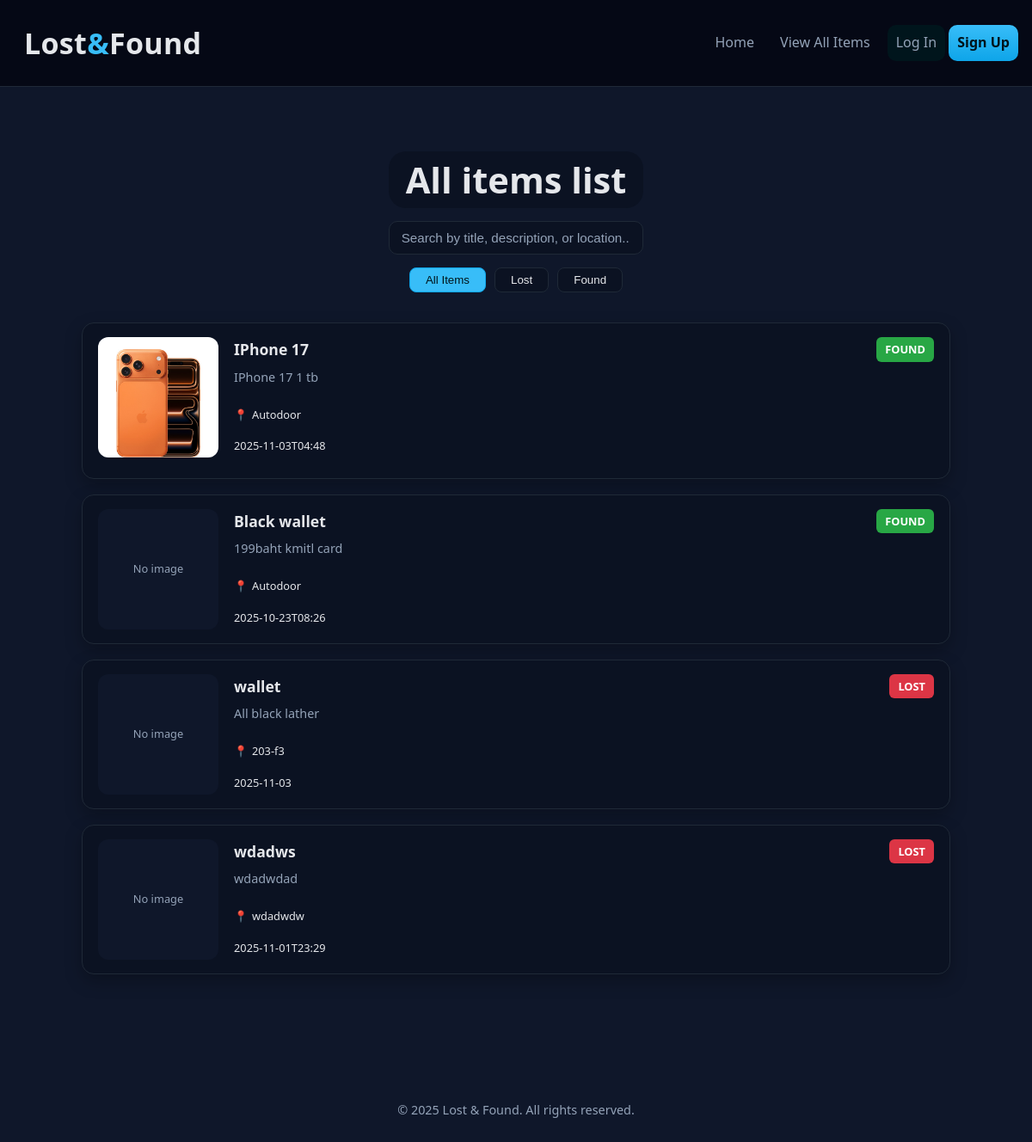
The page /items on the database as committed earlier.
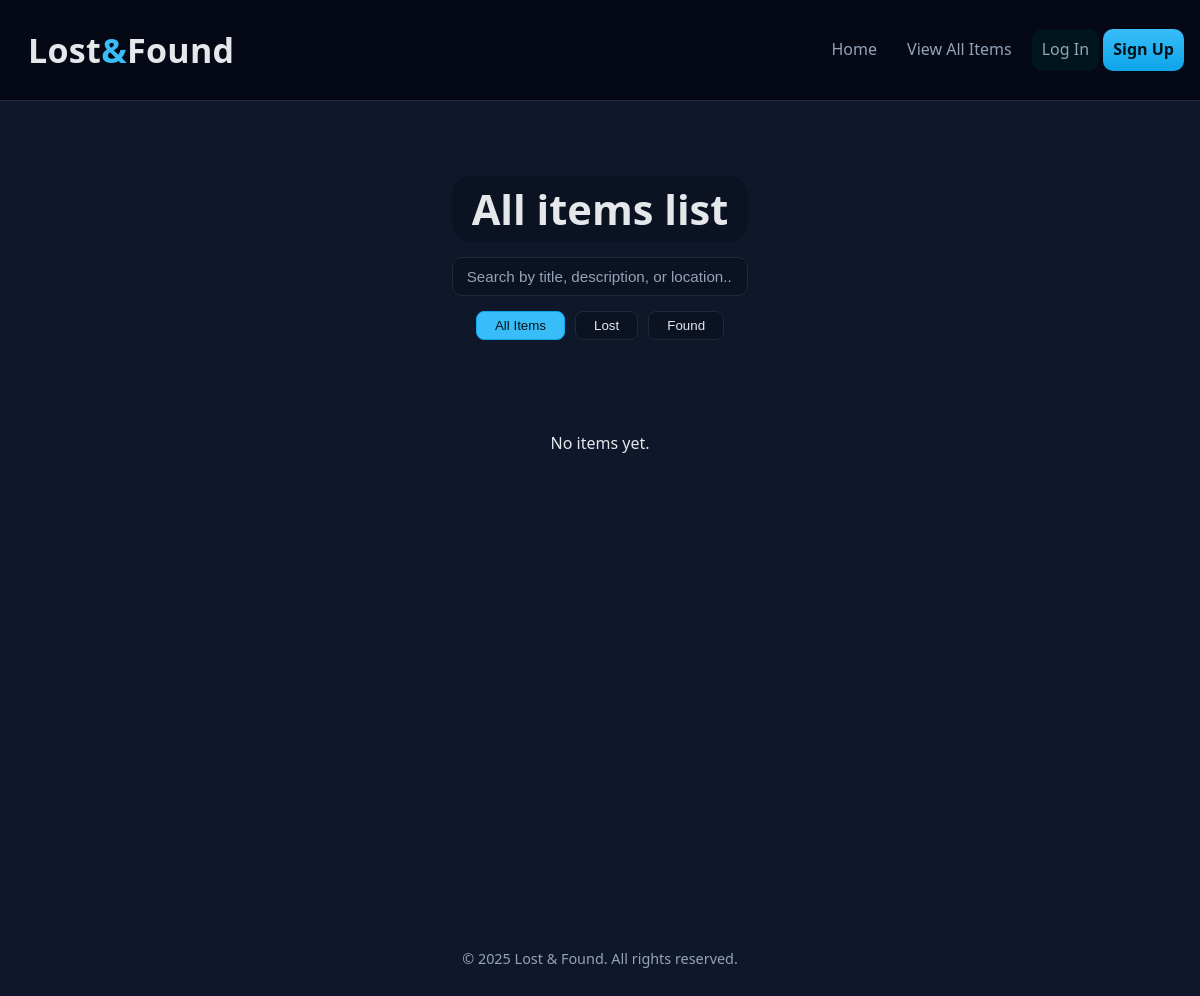
The same page on the database as committed later.
### tables this page shows
CREATE TABLE items (
    id INTEGER PRIMARY KEY AUTOINCREMENT,
    title TEXT NOT NULL,
    description TEXT,
    location TEXT,
    date TEXT,
    type TEXT,
    image TEXT,
    created_at TEXT,
    latitude REAL,
    longitude REAL,
    contact TEXT
);

### app.py (the view)
@app.route('/items')
def items():
    conn = sqlite3.connect('lostandfound.db')
    conn.row_factory = sqlite3.Row
    c = conn.cursor()
    c.execute("SELECT * FROM items ORDER BY id DESC")
    items = c.fetchall()
    conn.close()
    return render_template('items.html', items=items)

### templates/items.html (shortened to what this page needs)
{% extends "layout.html" %}
{% block content %}
<main class="items-page">
  <section class="items-hero">
    <div class="items-hero-inner">
      <h1>All items list</h1>
      <div class="items-search">
        <input type="text" id="search-input" placeholder="Search by title, description, or location...">
      </div>
      <div class="items-filters">
        <button class="filter-btn active" data-filter="all">All Items</button>
        <button class="filter-btn" data-filter="Lost">Lost</button>
        <button class="filter-btn" data-filter="Found">Found</button>
      </div>
    </div>
  </section>
  <section class="items-grid" id="items-grid">
    {% for item in items %}
    <article class="item-card"
      data-type="{{ item['type'] }}"
      data-title="{{ item['title']|lower }}"
      data-desc="{{ (item['description'] or '')|lower }}"
      data-location="{{ (item['location'] or '')|lower }}">
      <div class="item-card-left">
        {% if item["image"] %}
        <img src="{{ url_for('static', filename='uploads/' + item['image']) }}"
             alt="{{ item['title'] }}"
             class="item-thumb">
        {% else %}
        <div class="item-thumb placeholder">No image</div>
        {% endif %}
      </div>
      <div class="item-card-body">
        <div class="item-card-top">
          <h2>{{ item["title"] }}</h2>
          {% if item["type"] == "Lost" %}
          <span class="badge badge-lost">LOST</span>
          {% elif item["type"] == "Found" %}
          <span class="badge badge-found">FOUND</span>
          {% endif %}
        </div>
        <p class="item-desc">{{ item["description"] }}</p>
        <div class="item-meta">
          <div class="meta-row">
            <span class="meta-icon">📍</span>
            <span>{{ item["location"] or "—" }}</span>
          </div>
          <div class="meta-row">
            <span>{{ item["date"] or "—" }}</span>
          </div>
        </div>
      </div>
    </article>
    {% else %}
    <p style="text-align:center; padding: 40px 0;">No items yet.</p>
    {% endfor %}
  </section>
</main>
{% endblock %}

### templates/layout.html (shortened to what this page needs)
<!DOCTYPE html>
<html lang="en">
<head>
  <link rel="stylesheet" href="{{ url_for('static', filename='css/styles.css') }}">
  <link rel="stylesheet" href="https://unpkg.com/leaflet/dist/leaflet.css" />
</head>
<body>
  <header class="navbar">
    <div class="nav-inner container">
      <a href="{{url_for('index')}}" class="brand">Lost<span>&</span>Found</a>
      <nav class="nav-links">
        <a href="{{ url_for('index') }}" class="{% if request.endpoint == 'index' %}active{% endif %}">Home</a>
        <a href="{{ url_for('items') }}">View All Items</a>
        <div class="user-actions">
          {% if session.username %}
          <span>Welcome, <strong>{{ session.username }}</strong>!</span>
          {% if session.role == 'admin' %}
          <a href="{{ url_for('admin_manage') }}" class="btn"
            style="margin-left: 10px; background-color: #ffc107; color: black;">Manage Items</a>
          {% endif %}
          <a href="{{ url_for('logout') }}" class="btn btn-logout" style="margin-left: 15px;">Sign Out</a>
          {% else %}
          <a href="{{ url_for('login') }}" class="btn">Log In</a>
          <a href="{{ url_for('signin') }}" class="btn primary">Sign Up</a>
          {% endif %}
        </div>
      </nav>
    </div>
  </header>
  {% block content %}{% endblock %}
  <footer class="footer">
    <div class="container" style="text-align: center; padding: 2rem 0; color: var(--muted); font-size: 0.9rem;">
      <p>&copy; <span id="year">2025</span> Lost & Found. All rights reserved.</p>
    </div>
  </footer>
</body>
</html>

### static/css/styles.css (style rules this page uses)
:root { --bg: #0f172a; --muted: #94a3b8; --text: #e5e7eb; --brand: #38bdf8; --brand-strong: #0ea5e9; --border: #1f2937; --surface: #0b1222; }
* { box-sizing: border-box; }
html, body { margin: 0; padding: 0; background: var(--bg); color: var(--text); font: 16px/1.6 system-ui, -apple-system, Segoe UI, Roboto, Inter, "Helvetica Neue", Arial, "Noto Sans", "Liberation Sans", sans-serif; }
.container { max-width: auto; margin: 0 auto; padding: 0 16px; }
.navbar { position: sticky; top: 0; z-index: 50; background: rgba(5, 9, 20, 0.85); backdrop-filter: blur(10px); border-bottom: 1px solid var(--border); }
.nav-inner { display: flex; background: rgba(5, 9, 20, 0.85); align-items: center; justify-content: space-between; height: 100px; }
.brand { font-weight: 800; letter-spacing: 0.3px; text-decoration: none; color: var(--text); font-size: 2.125rem; padding-left: 12px; }
.brand span { color: var(--brand); }
.nav-links { display: flex; gap: 10px; }
.nav-links a { text-decoration: none; color: var(--muted); padding: 8px 10px; border-radius: 10px; transition: color .15s ease, background .15s ease; }
.btn { display: inline-block; text-decoration: none; color: var(--text); padding: 10px 14px; border-radius: 12px; background: #00151c; }
.btn.primary { background: linear-gradient(180deg, var(--brand), var(--brand-strong)); color: #00131a; border: none; font-weight: 700; }
input[type="text"], textarea, select { width: 100%; padding: 10px 14px; border: 1px solid var(--border); border-radius: 10px; background: #0f172a; color: var(--text); font-size: 0.95rem; transition: all 0.2s ease; }
::placeholder { color: var(--muted); }
.items-page { min-height: 100vh; background: var(--bg); color: var(--text); padding-bottom: 60px; }
.items-hero { padding: 40px 20px 10px; display: flex; justify-content: center; }
.items-hero-inner { max-width: 900px; text-align: center; }
.items-hero h1 { color: #e5e7eb; font-size: 2.6rem; font-weight: 700; background: var(--surface); margin-bottom: 10px; padding-left: 20px; padding-right: 20px; border-radius: 20px; }
.items-search { display: flex; justify-content: center; margin-bottom: 15px; margin-top: 15px; }
.items-search input { width: min(100%, 500px); padding: 10px 14px; border: 1px solid var(--border); border-radius: 10px; background: var(--surface); color: var(--text); font-size: 0.95rem; }
.items-search input::placeholder { color: var(--muted); }
.items-filters { display: flex; gap: 10px; justify-content: center; margin-bottom: 25px; }
.filter-btn { border: 1px solid var(--border); background: var(--surface); padding: 6px 18px; border-radius: 8px; cursor: pointer; font-weight: 500; color: var(--text); transition: 0.15s; }
.filter-btn.active, .filter-btn:hover { background: var(--brand); color: #00131a; border-color: var(--brand-strong); }
.items-grid { max-width: 1050px; margin: 0 auto; padding: 0 20px; display: grid; grid-template-columns: repeat(auto-fit, minmax(240px, 1fr)); gap: 20px; }
.items-grid { max-width: 1050px; margin: 0 auto; display: flex; flex-direction: column; gap: 18px; padding: 0 20px 40px; }

Rows that differ between the two databases and show on the page:
removed items: image (picture), title "IPhone 17", type "FOUND", description "IPhone 17 1 tb", location "Autodoor", date "2025-11-03T04:48"
removed items: shows "No image", title "Black wallet", type "FOUND", description "199baht kmitl card", location "Autodoor", date "2025-10-23T08:26"
removed items: shows "No image", title "wallet", type "LOST", description "All black lather", location "203-f3", date "2025-11-03"
removed items: shows "No image", title "wdadws", type "LOST", description "wdadwdad", location "wdadwdw", date "2025-11-01T23:29"
Other text that changed with them:
text now shown: "No items yet."
